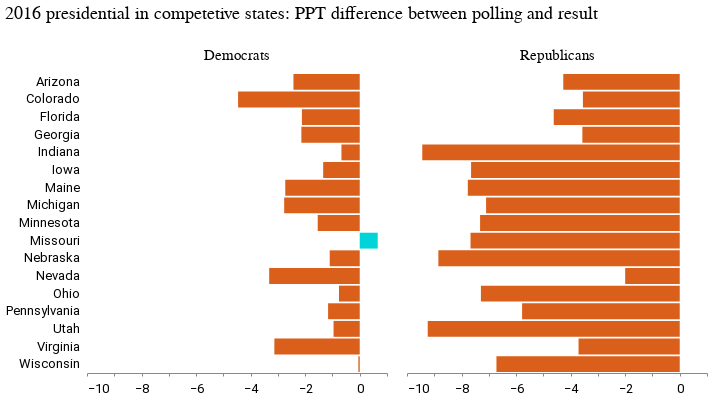

Source (notebook cell):
### Code cell
alt.Chart(df_long).mark_bar().encode(
    x=alt.X("diff_value", title=" ", axis=alt.Axis()),
    y=alt.Y("state", title=" "),
    color=alt.condition(
        alt.datum.diff_value > 0,
        alt.value("#00d4d8"),  # The positive color
        alt.value("#d95f1a"),  # The negative color
    ),
    facet=alt.Facet(
        "party",
        columns=2,
        title=" ",
        header=alt.Header(labelFontSize=15, labelFont="Summit Sans"),
    ),
).properties(
    height=300,
    width=300,
    title="2016 presidential in competetive states: PPT difference between polling and result",
)

### Figure 1 — Vega-Lite specification as saved in the notebook (floating-point values rounded to 4 significant figures)
{"config": {"view": {"width": 800, "height": 450, "strokeOpacity": 0}, "background": "#ffffff", "title": {"anchor": "start", "font": "Summit Sans", "fontColor": "palette[\"black\"]", "fontSize": 18, "fontWeight": "normal"}, "arc": {"fill": "#00d4d8"}, "area": {"fill": "#00d4d8"}, "line": {"stroke": "#00d4d8", "strokeWidth": 3}, "path": {"stroke": "#00d4d8"}, "rect": {"fill": "#00d4d8"}, "shape": {"stroke": "#00d4d8"}, "bar": {"fill": "#00d4d8"}, "point": {"stroke": "#00d4d8"}, "symbol": {"fill": "#00d4d8", "size": 30}, "axis": {"titleFont": "Roboto", "titleFontSize": 15, "titleFontWeight": "normal", "labelFont": "Roboto, sans", "labelFontSize": 13, "labelFontWeight": "normal"}, "axisX": {"labelAngle": 0, "labelPadding": 6, "tickSize": 3, "grid": false}, "axisY": {"labelBaseline": "middle", "maxExtent": 45, "minExtent": 45, "titleAlign": "left", "titleAngle": 0, "titleX": -45, "titleY": -11, "domainOpacity": 0, "gridWidth": 0.6, "gridColor": "#dddddd", "offset": 6, "tickSize": 0, "titleColor": "#767676"}, "legend": {"titleFont": "Roboto", "titleFontSize": 15, "titleFontWeight": "normal", "symbolType": "square", "labelFont": "Roboto, sans", "labelFontSize": 13}, "range": {"category": ["#005f66", "#e37e2d", "#d64a3b", "#76b0ef", "#c1bc40"], "diverging": ["#e68a4f", "#f4bb6a", "#f9e39c", "#dadfe2", "#a6b7c6", "#849eae"], "heatmap": ["#7ff6f6", "#00eeef", "#00d4d8", "#00abb2", "#00848b", "#fbf2c7", "#00363d"], "ordinal": ["#7ff6f6", "#00eeef", "#00d4d8", "#00abb2", "#00848b", "#fbf2c7", "#00363d"], "ramp": ["#7ff6f6", "#00eeef", "#00d4d8", "#00abb2", "#00848b", "#fbf2c7", "#00363d"]}}, "data": {"name": "data-f6706c129a596edb47bd421a6ed1c35b"}, "mark": "bar", "encoding": {"color": {"condition": {"value": "#00d4d8", "test": "(datum.diff_value > 0)"}, "value": "#d95f1a"}, "facet": {"columns": 2, "field": "party", "header": {"labelFont": "Summit Sans", "labelFontSize": 15}, "title": " ", "type": "nominal"}, "x": {"axis": {}, "field": "diff_value", "title": " ", "type": "quantitative"}, "y": {"field": "state", "title": " ", "type": "nominal"}}, "height": 300, "title": "2016 presidential in competetive states: PPT difference between polling and result", "width": 300, "$schema": "https://vega.github.io/schema/vega-lite/v4.17.0.json", "datasets": {"data-f6706c129a596edb47bd421a6ed1c35b": [{"state": "Arizona", "party": "Democrats", "diff_value": -2.43}, {"state": "Colorado", "party": "Democrats", "diff_value": -4.46}, {"state": "Florida", "party": "Democrats", "diff_value": -2.12}, {"state": "Georgia", "party": "Democrats", "diff_value": -2.14}, {"state": "Indiana", "party": "Democrats", "diff_value": -0.67}, {"state": "Iowa", "party": "Democrats", "diff_value": -1.34}, {"state": "Maine", "party": "Democrats", "diff_value": -2.73}, {"state": "Michigan", "party": "Democrats", "diff_value": -2.77}, {"state": "Minnesota", "party": "Democrats", "diff_value": -1.54}, {"state": "Missouri", "party": "Democrats", "diff_value": 0.66}, {"state": "Nebraska", "party": "Democrats", "diff_value": -1.1}, {"state": "Nevada", "party": "Democrats", "diff_value": -3.32}, {"state": "Ohio", "party": "Democrats", "diff_value": -0.76}, {"state": "Pennsylvania", "party": "Democrats", "diff_value": -1.16}, {"state": "Utah", "party": "Democrats", "diff_value": -0.96}, {"state": "Virginia", "party": "Democrats", "diff_value": -3.13}, {"state": "Wisconsin", "party": "Democrats", "diff_value": -0.05}, {"state": "Arizona", "party": "Republicans", "diff_value": -4.27}, {"state": "Colorado", "party": "Republicans", "diff_value": -3.55}, {"state": "Florida", "party": "Republicans", "diff_value": -4.62}, {"state": "Georgia", "party": "Republicans", "diff_value": -3.57}, {"state": "Indiana", "party": "Republicans", "diff_value": -9.44}, {"state": "Iowa", "party": "Republicans", "diff_value": -7.65}, {"state": "Maine", "party": "Republicans", "diff_value": -7.77}, {"state": "Michigan", "party": "Republicans", "diff_value": -7.1}, {"state": "Minnesota", "party": "Republicans", "diff_value": -7.32}, {"state": "Missouri", "party": "Republicans", "diff_value": -7.67}, {"state": "Nebraska", "party": "Republicans", "diff_value": -8.85}, {"state": "Nevada", "party": "Republicans", "diff_value": -2.0}, {"state": "Ohio", "party": "Republicans", "diff_value": -7.29}, {"state": "Pennsylvania", "party": "Republicans", "diff_value": -5.78}, {"state": "Utah", "party": "Republicans", "diff_value": -9.24}, {"state": "Virginia", "party": "Republicans", "diff_value": -3.71}, {"state": "Wisconsin", "party": "Republicans", "diff_value": -6.72}]}}
